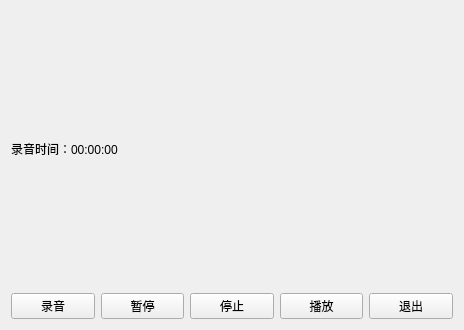
<?xml version="1.0" encoding="UTF-8"?>
<ui version="4.0">
 <class>Widget</class>
 <widget class="QWidget" name="Widget">
  <property name="geometry">
   <rect>
    <x>0</x>
    <y>0</y>
    <width>464</width>
    <height>330</height>
   </rect>
  </property>
  <property name="windowTitle">
   <string>Widget</string>
  </property>
  <layout class="QVBoxLayout" name="verticalLayout">
   <item>
    <widget class="QLabel" name="labelTime">
     <property name="text">
      <string>录音时间：00:00:00</string>
     </property>
    </widget>
   </item>
   <item>
    <layout class="QHBoxLayout" name="horizontalLayout">
     <item>
      <widget class="QPushButton" name="pushButtonRecord">
       <property name="text">
        <string>录音</string>
       </property>
      </widget>
     </item>
     <item>
      <widget class="QPushButton" name="pushButtonPause">
       <property name="text">
        <string>暂停</string>
       </property>
      </widget>
     </item>
     <item>
      <widget class="QPushButton" name="pushButtonStop">
       <property name="text">
        <string>停止</string>
       </property>
      </widget>
     </item>
     <item>
      <widget class="QPushButton" name="pushButtonPlay">
       <property name="text">
        <string>播放</string>
       </property>
      </widget>
     </item>
     <item>
      <widget class="QPushButton" name="pushButtonQuit">
       <property name="text">
        <string>退出</string>
       </property>
      </widget>
     </item>
    </layout>
   </item>
  </layout>
 </widget>
 <layoutdefault spacing="6" margin="11"/>
 <resources/>
 <connections/>
</ui>
